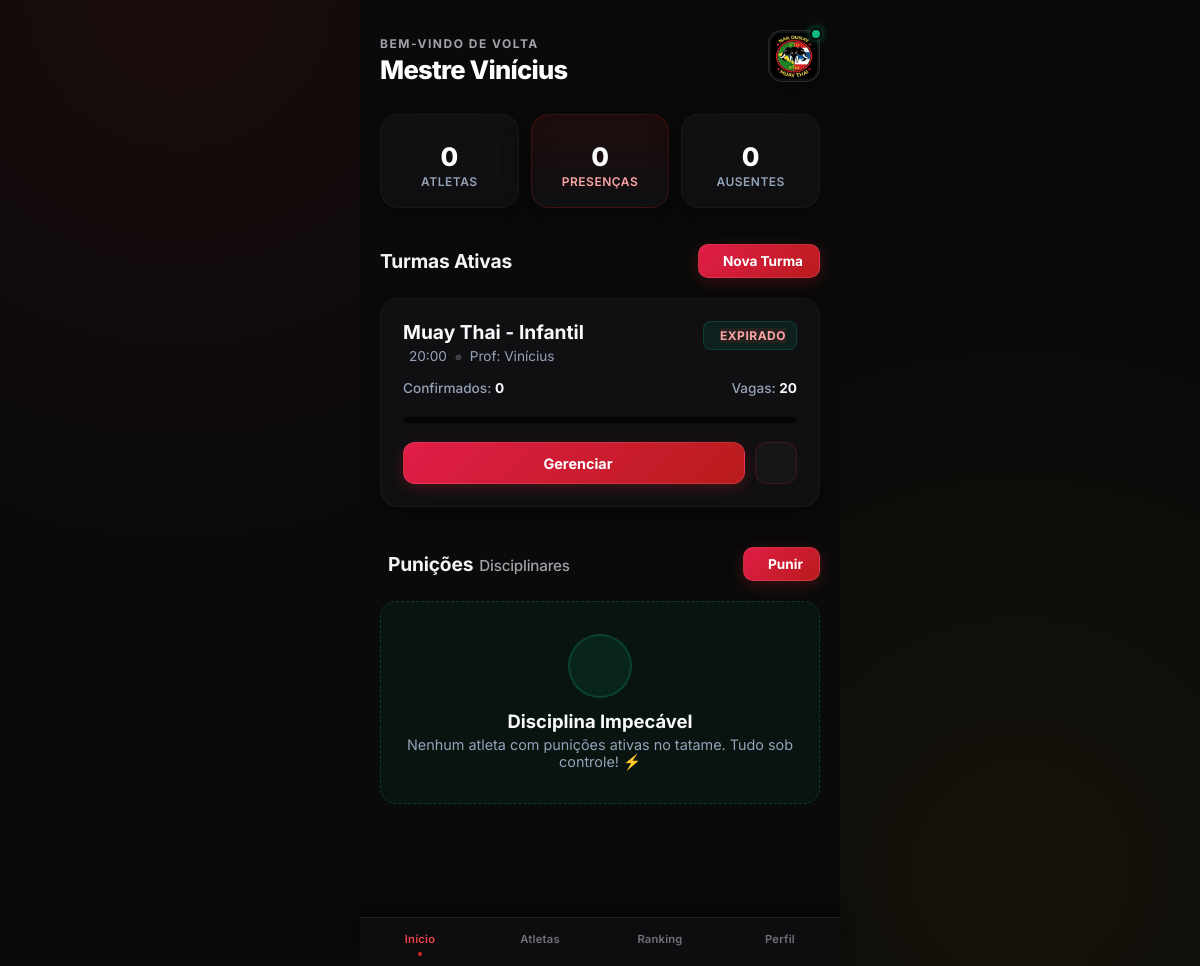
Page / (signed in) on the earlier database version.
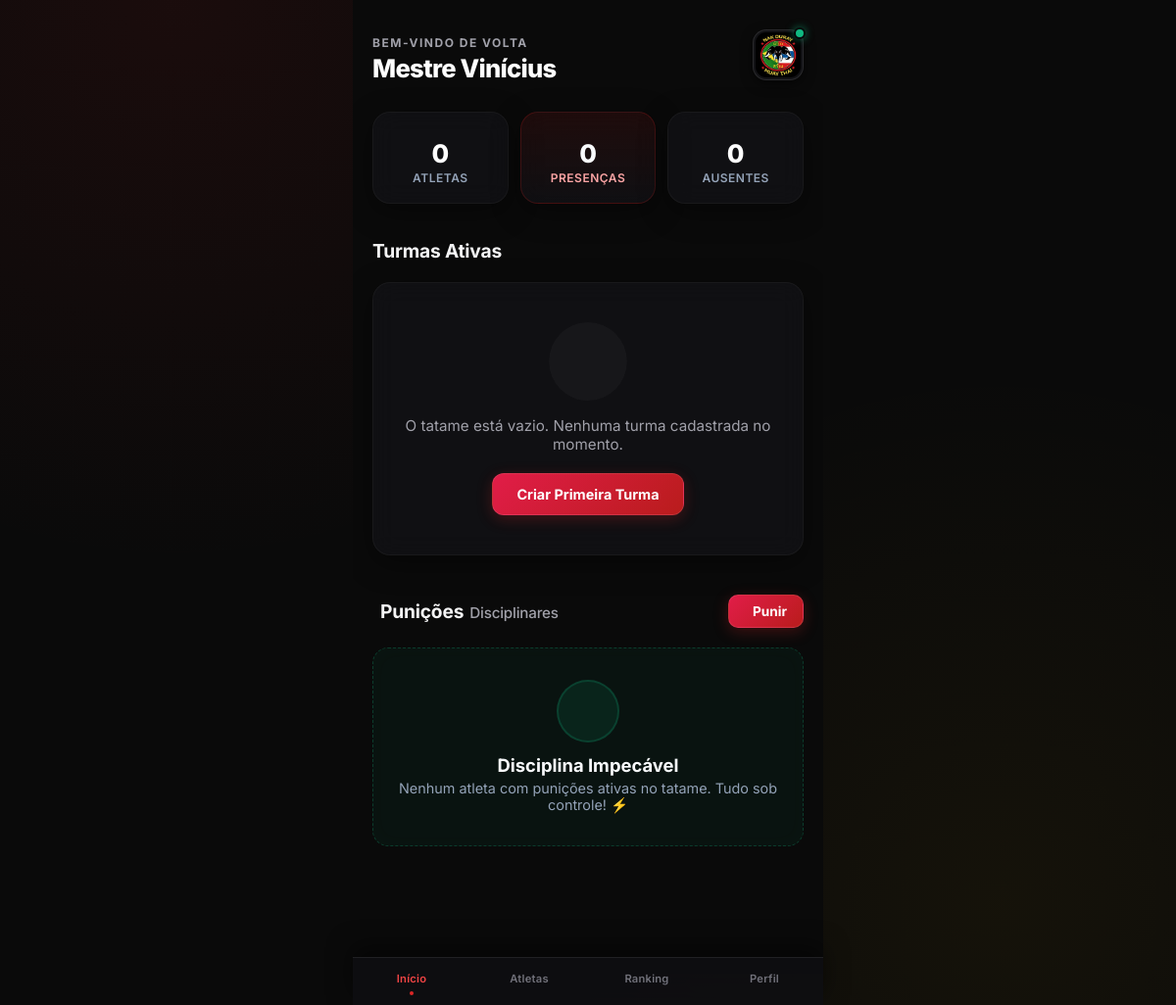
Same page on the later database version.
### tables this page shows
CREATE TABLE turmas (
                id INTEGER PRIMARY KEY AUTOINCREMENT, 
                nome TEXT NOT NULL, 
                horario TEXT NOT NULL, 
                professor TEXT NOT NULL, 
                vagas_totais INTEGER NOT NULL,
                treinador_id INTEGER,
                criado_em DATETIME DEFAULT CURRENT_TIMESTAMP,
                tempo_limite_minutos INTEGER DEFAULT 60,
                FOREIGN KEY (treinador_id) REFERENCES treinadores (id) ON DELETE CASCADE
            );

### app.py (the view)
@app.route('/')
def dashboard():
    if 'treinador_id' not in session:
        return redirect(url_for('login'))
    treinador_id = session['treinador_id']
    conn = get_db_connection()
    try:
        turmas_db = conn.execute('SELECT * FROM turmas WHERE treinador_id = ? ORDER BY id DESC', (treinador_id,)).fetchall()
        aulas_hoje = []
        total_confirmados_geral = 0
        for turma in turmas_db:
            confirmados = conn.execute('SELECT COUNT(*) FROM alunos_turma WHERE turma_id = ?', (turma['id'],)).fetchone()[0]
            total_confirmados_geral += confirmados
            vagas_restantes = max(0, turma['vagas_totais'] - confirmados)
            ocupacao_bruta = (confirmados / turma['vagas_totais']) * 100 if turma['vagas_totais'] > 0 else 0
            ocupacao_pct = min(100, int(ocupacao_bruta))
            aulas_hoje.append({
                "id": turma['id'],
                "nome_turma": turma['nome'],
                "horario": turma['horario'],
                "confirmados": confirmados,
                "vagas": vagas_restantes,
                "ocupacao_pct": ocupacao_pct,
                "professor": turma['professor'],
                "expirada": False, # Nunca expira automaticamente
                "criado_em": turma['criado_em'],
                "tempo_limite_minutos": turma['tempo_limite_minutos']
            })
        total_alunos = conn.execute('SELECT COUNT(*) FROM alunos').fetchone()[0]
        presencas_hoje = total_confirmados_geral
        if len(aulas_hoje) == 0:
            ausentes_hoje = 0
        else:
            alunos_com_presenca = conn.execute('SELECT COUNT(DISTINCT aluno_id) FROM alunos_turma').fetchone()[0]
            ausentes_hoje = max(0, total_alunos - alunos_com_presenca)
        punicoes = conn.execute('SELECT p.id, a.nome_completo, p.quantidade_flexoes, p.motivo FROM punicoes p JOIN alunos a ON p.aluno_id = a.id').fetchall()
    finally:
        conn.close()
    return render_template(
        'index.html',
        nome_mestre=session.get('treinador_nome'),
        total_alunos=total_alunos,
        presencas_hoje=presencas_hoje,
        ausentes_hoje=ausentes_hoje,
        aulas=aulas_hoje,
        punicoes=punicoes
    )

### templates/index.html (shortened to what this page needs)
{% extends "base.html" %}
{% block conteudo %}
    <header class="header" style="margin-bottom: 28px; display: flex; justify-content: space-between; align-items: center; padding-top: 10px;">
        <div class="user-info">
            <span class="greeting">Bem-vindo de volta</span>
            <h1 class="user-name">Mestre {{ nome_mestre }}</h1>
        </div>
        <div style="display: flex; align-items: center; gap: 12px;">
            <div class="avatar-container" style="position: relative;">
                <img src="{{ url_for('static', filename='img/logo.png') }}" alt="Logo" class="avatar" style="width: 52px; height: 52px; border-radius: 14px; object-fit: cover; border: 1px solid rgba(255,255,255,0.1); box-shadow: 0 4px 12px rgba(0,0,0,0.5); background: #121215; padding: 2px;">
                <div class="notification-dot" style="background: #10b981; width: 12px; height: 12px; border-radius: 50%; border: 2px solid #08080a; position: absolute; top: -2px; right: -2px; box-shadow: 0 0 8px rgba(16, 185, 129, 0.6);"></div>
            </div>
        </div>
    </header>
    <section class="stats-grid" style="margin-bottom: 36px; display: grid; grid-template-columns: repeat(3, 1fr); gap: 12px;">
        <div class="stat-card">
            <h2>{{ total_alunos }}</h2>
            <p>Atletas</p>
        </div>
        <div class="stat-card highlight">
            <h2 style="color: #f8fafc;">{{ presencas_hoje }}</h2>
            <p style="color: #fca5a5;">Presenças</p>
        </div>
        <div class="stat-card">
            <h2>{{ ausentes_hoje }}</h2>
            <p>Ausentes</p>
        </div>
    </section>
    <div style="display: flex; justify-content: space-between; align-items: center; margin-bottom: 20px;">
        <h2 class="section-title">Turmas Ativas</h2>
        {% if aulas %}
            <a href="{{ url_for('criar_aula') }}" class="btn-solid" style="padding: 8px 16px; font-size: 0.85rem; border-radius: 10px; flex-shrink: 0; white-space: nowrap;">
                 Nova Turma
            </a>
        {% endif %}
    </div>
    {% if aulas %}
        {% for aula in aulas %}
        <div class="class-card">
            <div style="display: flex; justify-content: space-between; align-items: flex-start; margin-bottom: 16px;">
                <div style="display: flex; flex-direction: column; align-items: flex-start;">
                    <h3 class="class-title" style="margin: 0 0 4px 0;">{{ aula.nome_turma }}</h3>
                    <div style="display: flex; flex-direction: row; align-items: center; gap: 6px; color: #94a3b8; font-size: 0.85rem;">
                        <span style="white-space: nowrap;">{{ aula.horario }}</span>
                        <span style="color:#3f3f46; font-size: 1.2rem; line-height: 0;">•</span>
                        <span style="white-space: nowrap;">Prof: {{ aula.professor }}</span>
                    </div>
                </div>
                {% if aula.expirada %}
                    <span style="background: rgba(220, 38, 38, 0.1); color: #fca5a5; border: 1px solid rgba(220,38,38,0.2); font-size: 0.7rem; font-weight: 700; padding: 6px 10px; border-radius: 8px; letter-spacing: 0.5px;">EXPIRADA</span>
                {% else %}
                    <span id="badge-{{ aula.id }}" class="timer-active" style="background: rgba(16, 185, 129, 0.1); color: #34d399; border: 1px solid rgba(16,185,129,0.2); font-size: 0.75rem; font-weight: 700; padding: 6px 10px; border-radius: 8px; display: inline-flex; align-items: center; gap: 6px; letter-spacing: 0.5px;">
                        <span class="timer-display" data-criado="{{ aula.criado_em }}" data-limite="{{ aula.tempo_limite_minutos|default(60) }}">Calculando...</span>
                    </span>
                {% endif %}
            </div>
            <div style="display: flex; justify-content: space-between; font-size: 0.85rem; color: #94a3b8; font-weight: 500;">
                <span>Confirmados: <strong style="color: #f8fafc;">{{ aula.confirmados }}</strong></span>
                <span>Vagas: <strong style="color: #f8fafc;">{{ aula.vagas }}</strong></span>
            </div>
            <div class="progress-bar">
            </div>
            <div style="display: flex; gap: 10px;">
                <a href="{{ url_for('gerenciar', id=aula.id) }}" class="btn-solid" style="flex: 1;">
                     Gerenciar
                </a>
                <a href="{{ url_for('excluir_aula', id=aula.id) }}" class="btn-icon" onclick="return confirm('Deseja realmente excluir esta turma?');" style="border-color: rgba(220,38,38,0.2); color: #fca5a5;" title="Excluir Turma">
                </a>
            </div>
        </div>
        {% endfor %}
    {% else %}
        <div class="class-card" style="text-align: center; padding: 40px 20px;">
            <div style="background: rgba(255,255,255,0.03); width: 80px; height: 80px; border-radius: 50%; display: flex; align-items: center; justify-content: center; margin: 0 auto 16px auto;">
            </div>
            <p style="color: #a1a1aa; font-size: 0.95rem; margin: 0 0 20px 0;">O tatame está vazio. Nenhuma turma cadastrada no momento.</p>
            <a href="{{ url_for('criar_aula') }}" class="btn-solid" style="padding: 12px 24px;">Criar Primeira Turma</a>
        </div>
    {% endif %}
    <div style="display: flex; justify-content: space-between; align-items: center; margin: 40px 0 20px 0; gap: 12px;">
        <div style="display: flex; align-items: center; gap: 8px;">
            <h2 class="section-title" style="font-size: 1.2rem; margin: 0; display: flex; align-items: baseline; gap: 6px;">
                Punições <span style="font-size: 0.95rem; color: #a1a1aa; font-weight: 500;">Disciplinares</span>
            </h2>
        </div>
        <a href="{{ url_for('registrar_punicao') }}" class="btn-solid" style="padding: 8px 16px; font-size: 0.85rem; border-radius: 10px; flex-shrink: 0; white-space: nowrap;">
             Punir
        </a>
    </div>
    {% if punicoes %}
        <div style="display: flex; flex-direction: column; gap: 12px; margin-bottom: 40px;">
            {% for p in punicoes %}
            <div class="punicao-card class-card" style="padding: 16px; margin-bottom: 0; display: flex; justify-content: space-between; align-items: center; background: linear-gradient(90deg, rgba(220, 38, 38, 0.05) 0%, rgba(20, 20, 25, 0.6) 60%); border-left: 4px solid #ef4444;">
                <div style="display: flex; align-items: center; gap: 14px;">
                    <div style="background: rgba(220, 38, 38, 0.1); width: 40px; height: 40px; border-radius: 10px; display: flex; align-items: center; justify-content: center; border: 1px solid rgba(220, 38, 38, 0.2); flex-shrink: 0;">
                        <i class="ph ph-warning" style="color: #ef4444; font-size: 1.4rem;"></i>
                    </div>
                    <div style="display: flex; flex-direction: column; gap: 6px;">
                        <h4 style="color: #f8fafc; font-size: 1.05rem; font-weight: 700; margin: 0; line-height: 1;">{{ p.nome_completo }}</h4>
                        <div style="display: flex; align-items: center; gap: 8px; flex-wrap: wrap;">
                            <span style="background: rgba(220, 38, 38, 0.15); color: #fca5a5; border: 1px solid rgba(220, 38, 38, 0.2); font-size: 0.7rem; font-weight: 700; padding: 3px 8px; border-radius: 6px; letter-spacing: 0.5px; display: flex; align-items: center; gap: 4px;">
                                {{ p.quantidade_flexoes }} FLEXÕES
                            </span>
                            <span style="color: #a1a1aa; font-size: 0.85rem; font-style: italic;">
                                "{{ p.motivo }}"
                            </span>
                        </div>
                    </div>
                </div>
<a href="{{ url_for('remover_punicao', id=p.id) }}" class="btn-icon" style="background: rgba(16, 185, 129, 0.1); border-color: rgba(16, 185, 129, 0.25); color: #34d399; flex-shrink: 0; width: 46px; height: 46px; border-radius: 12px; display: inline-flex; align-items: center; justify-content: center; text-decoration: none;" title="Marcar como pago" onmouseover="this.style.background='rgba(16, 185, 129, 0.2)'; this.style.color='#fff';" onmouseout="this.style.background='rgba(16, 185, 129, 0.1)'; this.style.color='#34d399';">
    <i class="ph ph-check-fat" style="font-size: 1.3rem;"></i>
</a>
            </div>
            {% endfor %}
        </div>
    {% else %}
        <div style="background: rgba(16, 185, 129, 0.05); border: 1px dashed rgba(16, 185, 129, 0.25); border-radius: 16px; padding: 32px 24px; text-align: center; margin-bottom: 40px; display: flex; flex-direction: column; align-items: center; justify-content: center; gap: 12px; box-shadow: inset 0 0 20px rgba(16, 185, 129, 0.02);">
            <div style="background: rgba(16, 185, 129, 0.1); width: 64px; height: 64px; border-radius: 50%; display: flex; align-items: center; justify-content: center; border: 2px solid rgba(16, 185, 129, 0.2);">
            </div>
            <div>
                <h3 style="color: #f8fafc; font-size: 1.15rem; margin: 0 0 4px 0; font-weight: 700;">Disciplina Impecável</h3>
                <p style="color: #94a3b8; font-size: 0.9rem; margin: 0;">Nenhum atleta com punições ativas no tatame. Tudo sob controle! ⚡</p>
            </div>
        </div>
    {% endif %}
{% endblock %}

### templates/base.html (shortened to what this page needs)
<!DOCTYPE html>
<html lang="pt-BR">
<head>
    <link rel="stylesheet" href="{{ url_for('static', filename='css/style.css') }}">
</head>
<body>
    <div class="app-container">
        {% block conteudo %}{% endblock %}
        <nav class="bottom-nav">
            <a href="{{ url_for('dashboard') }}" class="nav-item {% if request.endpoint == 'dashboard' %}active{% endif %}">
                <span>Início</span>
            </a>
            <a href="{{ url_for('gerenciar_alunos') }}" class="nav-item {% if request.endpoint == 'gerenciar_alunos' %}active{% endif %}">
                <span>Atletas</span>
            </a>
            <a href="{{ url_for('ranking') }}" class="nav-item {% if request.endpoint == 'ranking' %}active{% endif %}">
                <span>Ranking</span>
            </a>
            <a href="{{ url_for('perfil') }}" class="nav-item {% if request.endpoint == 'perfil' %}active{% endif %}">
                <span>Perfil</span>
            </a>
        </nav>
    </div>
</body>
</html>

Differences in the rows shown:
removed turmas: professor "Vinícius", nome_turma "Muay Thai - Infantil", horario "20:00", confirmados "0", vagas "20"
Other differences:
{{ nome_mestre }}: (not shown) → "Vinícius"
text no longer shown: "Nova Turma"
text now shown: "O tatame está vazio. Nenhuma turma cadastrada no momento. Criar Primeira Turma"
